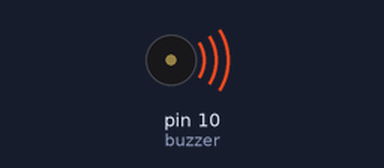
This sketch was run on a simulated Arduino Uno, built with avr-gcc and run on an emulated ATmega328P. On the bench: buzzer (waves = sounding).

Above: at 0.1 s.
Timing chart, 0 to 1.6 s (numbered marks = the images above):
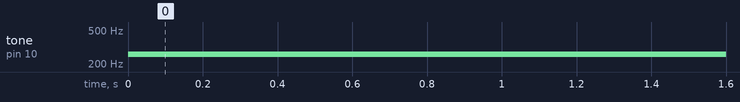

Measured:
- by itself, tone on pin 10 (buzzer): silent → 261 Hz at 0.00 s

The sketch:

BUZZER_timer.ino
```cpp
#include <MsTimer2.h>

int buzzer=10;
int tones=0;

unsigned long preTime = 0;
unsigned long nowTime = 0;
unsigned char buzzState = 0;

void setup() {
  pinMode(buzzer,OUTPUT);

}

void loop() {
  nowTime = millis();
  if(nowTime - preTime >=5000)
    preTime = nowTime;
  //buzzState=!buzzState;
  //digitalWrite(buzzer,buzzState);
  tone(buzzer,261);
}
```
